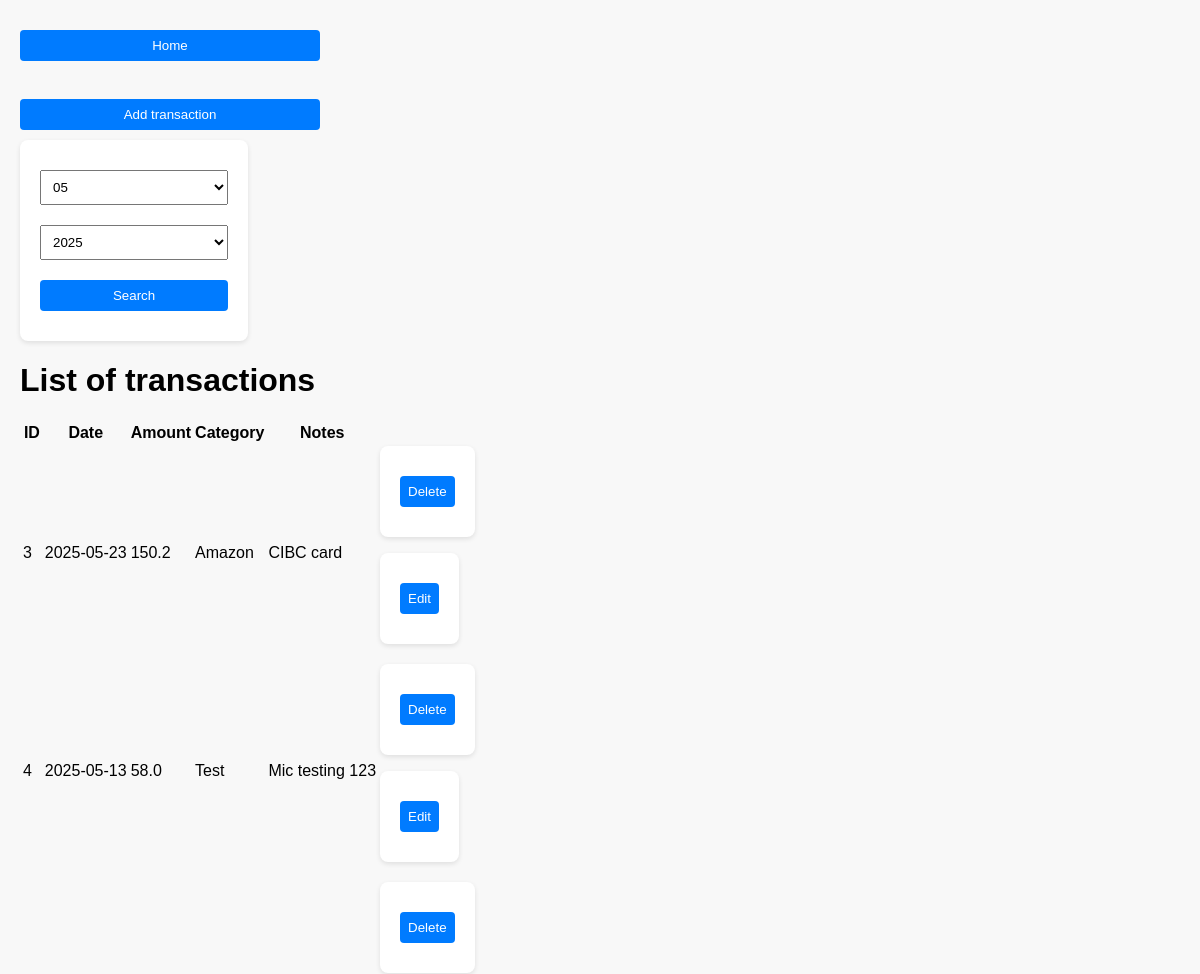
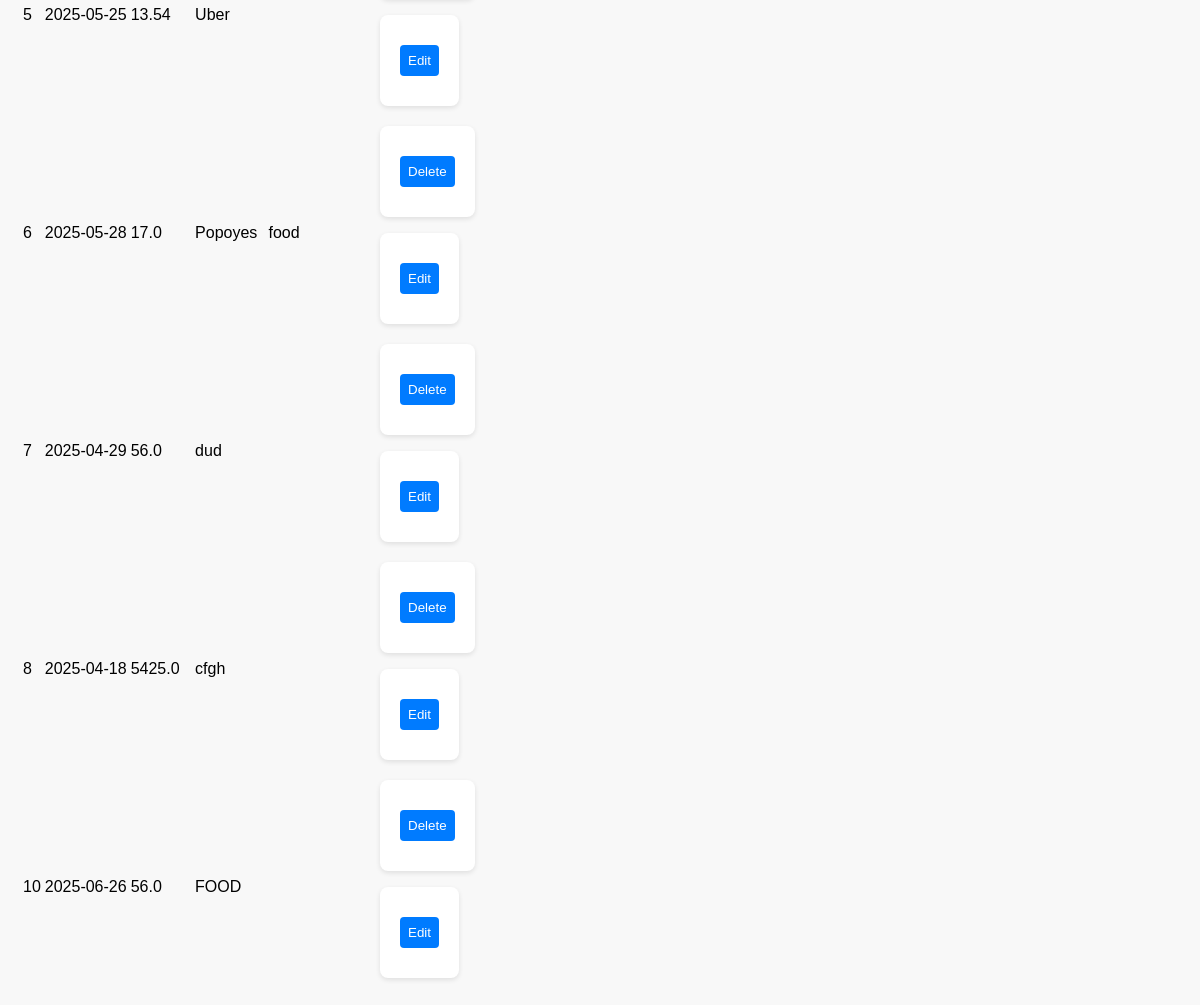
Page /transactions on the committed database (2 pictures, top to bottom).
### tables this page shows
CREATE TABLE expenses(
	id INTEGER PRIMARY KEY AUTOINCREMENT,
	date TEXT NOT NULL,
	amount REAL NOT NULL,
	category TEXT NOT NULL,
	notes TEXT);

### app.py (the view)
@app.route("/transactions")
def transactions():
	conn = sq.connect("expenses.db")
	cursor=conn.cursor()
	cursor.execute("""SELECT DISTINCT strftime('%m', date), strftime('%Y', date) FROM expenses""")
	month_year=cursor.fetchall()
	selected_month=request.args.get("month")
	selected_year=request.args.get("year")
	if selected_month and selected_month:
		cursor.execute("""SELECT*FROM expenses WHERE strftime('%m', date) = ? AND strftime('%Y', date) = ?""", (selected_month,selected_year))
	else:
		cursor.execute("""SELECT*FROM expenses""")
	expenses=cursor.fetchall()
	conn.close()
	return render_template("transactions.html", month=[item[0] for item in month_year], year= [item[1] for item in month_year], expenses=expenses)

### templates/transactions.html (shortened to what this page needs)
<html>
	<head>
		<link rel="stylesheet" type="text/css" href="{{ url_for('static', filename='styles.css') }}">
	</head>
	<body>
		<a href= "/">
			<button type="button">Home</button>
		</a>
		<br><br>
		<a href= "/add">
			<button type="button">Add transaction</button>
		</a>
		<form method="GET" action="/transactions">
			<select name="month" id="month">
				{% for item in month %}
				<option value="{{item}}" {% if item == request.args.get('month') %}selected{% endif %}>{{item}}</option>
				{% endfor %}
			</select>
			<select name="year" id="year">
				{% for item in year %}
				<option value="{{item}}" {% if item == request.args.get('year') %}selected{% endif %}>{{item}}</option>
				{% endfor %}
			</select>
			<button type="submit">Search</button>
		</form>
		<h1>List of transactions</h1>
		<table>
			<tr>
				<th>ID</th>
				<th>Date</th>
				<th>Amount</th>
				<th>Category</th>
				<th>Notes</th>
			</tr>
			{% for items in expenses %}
			<tr>
				<td>{{items[0]}}</td>
				<td>{{items[1]}}</td>
				<td>{{items[2]}}</td>
				<td>{{items[3]}}</td>
				<td>{{items[4]}}</td>
				<td>
					<form action="/delete/{{items[0]}}", method="POST">
						<button type="submit">Delete</button>
					</form>
					<form action="/edit/{{items[0]}}",method="POST">
						<button type="submit">Edit</button>
					</form>
				</td>
			</tr>
			{% endfor %}
		</table>
	</body>
</html>

### static/styles.css (style rules this page uses)
body { font-family: Arial, sans-serif; background-color: #f8f8f8; margin: 20px; }
form { background-color: #ffffff; padding: 20px; border-radius: 8px; width: fit-content; box-shadow: 0 2px 5px rgba(0,0,0,0.1); }
input, select, button { margin: 10px 0; padding: 8px; width: 100%; max-width: 300px; }
button { background-color: #007bff; color: white; border: none; cursor: pointer; border-radius: 4px; }

### rows in the picture
expenses: id "3", date "2025-05-23", amount "150.2", category "Amazon", notes "CIBC card"
expenses: id "4", date "2025-05-13", amount "58.0", category "Test", notes "Mic testing 123"
expenses: id "5", date "2025-05-25", amount "13.54", category "Uber"
expenses: id "6", date "2025-05-28", amount "17.0", category "Popoyes", notes "food"
expenses: id "7", date "2025-04-29", amount "56.0", category "dud"
expenses: id "8", date "2025-04-18", amount "5425.0", category "cfgh"
expenses: id "10", date "2025-06-26", amount "56.0", category "FOOD"

### other values in the picture
form field month "05"
form field year "2025"
